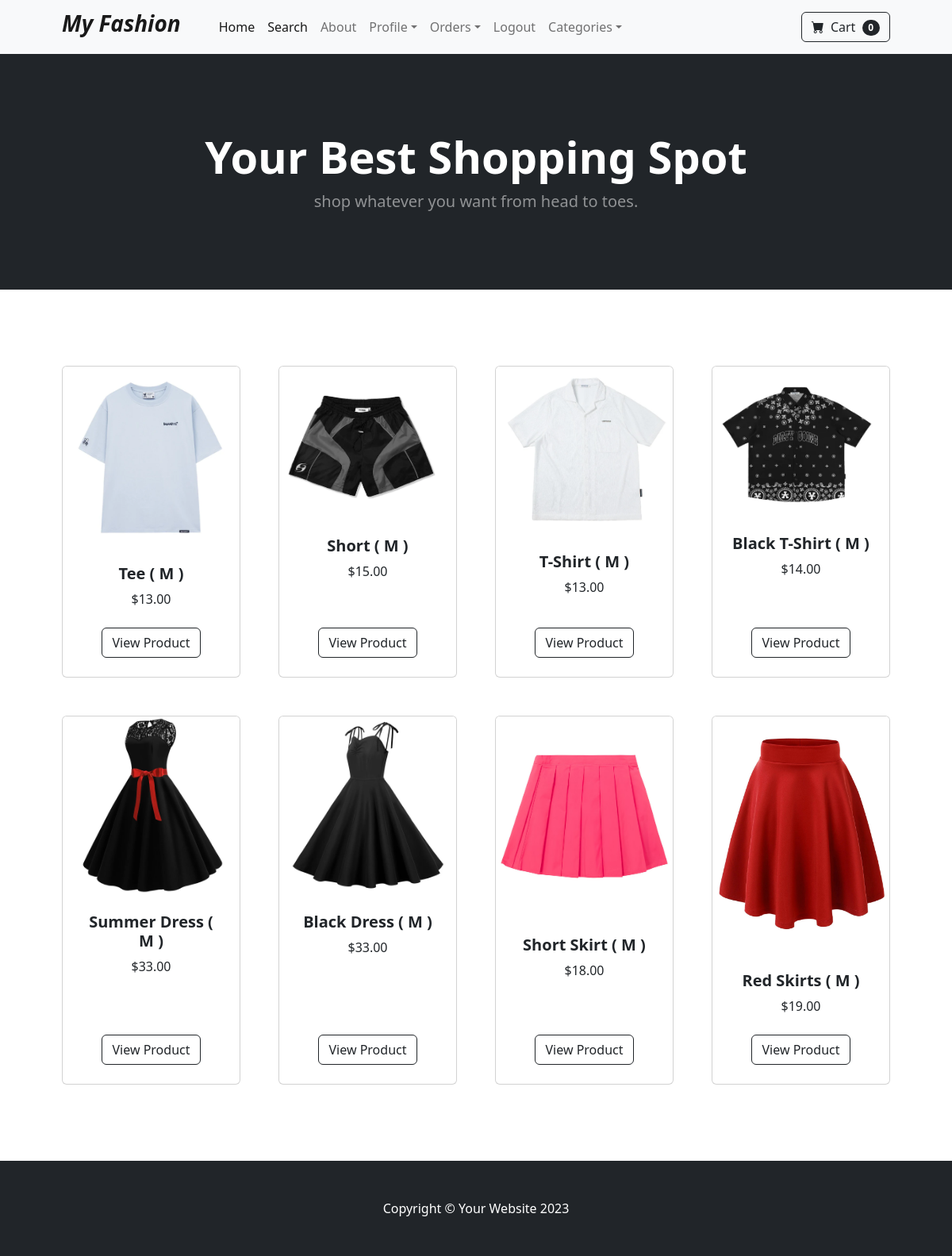
The app's page / (signed in) with its own data.
### store/models.py (models this page shows, shortened)
class Product(models.Model):
    name = models.CharField(max_length=100)
    price = models.DecimalField(default=0, decimal_places=2, max_digits=6)
    category = models.ForeignKey(Category, on_delete=models.CASCADE, default=1)
    description = models.CharField(max_length=250, default='', blank=True, null=True)
    image = models.ImageField(upload_to='upload/product/')
    is_on_sale = models.BooleanField(default=False)
    sale_price = models.DecimalField(max_digits=10, decimal_places=2, null=True, blank=True)

### store/views.py (the view)
# urls.py: path('', views.home, name='home'),
def home(request):
  products = Product.objects.all()
  return render(request, 'home.html', {'products': products})

### cart/cart.py (called while the page is built)
    def __len__(self):
        return len(self.cart)

### cart/context_processors.py (called while the page is built)
def cart(request):
    return {'cart': Cart(request)}

### store/templates/home.html
{% extends 'base.html' %} {% block content %}
<header class="bg-dark py-5">
  <div class="container px-4 px-lg-5 my-5">
    <div class="text-center text-white">
      <h1 class="display-4 fw-bolder">Your Best Shopping Spot</h1>
      <p class="lead fw-normal text-white-50 mb-0">
        shop whatever you want from head to toes.
      </p>
    </div>
  </div>
</header>
<section class="py-5">
  <div class="container px-4 px-lg-5 mt-5">
    <div
      class="row gx-4 gx-lg-5 row-cols-2 row-cols-md-3 row-cols-xl-4 justify-content-center"
    >
      {% for product in products %} {% if product.is_sale %}
      <div class="col mb-5">
        <div class="card h-100">
          <div
            class="badge bg-dark text-white position-absolute"
            style="top: 0.5rem; right: 0.5rem"
          >
            Sale
          </div>
          <img class="card-img-top" src="{{ product.image.url }}" alt="..." />
          <div class="card-body p-4">
            <div class="text-center">
              <h5 class="fw-bolder">{{ product.name }}</h5>
              <div
                class="d-flex justify-content-center small text-warning mb-2"
              >
                <div class="bi-star-fill"></div>
                &nbsp;&nbsp;Sale!&nbsp;&nbsp;
                <div class="bi-star-fill"></div>
              </div>
              <strike> ${{ product.price }} </strike>
              &nbsp; ${{ product.sale_price }}
            </div>
          </div>
          <div class="card-footer p-4 pt-0 border-top-0 bg-transparent">
            <div class="text-center">
              <a
                class="btn btn-outline-dark mt-auto"
                href="{% url 'product' product.id  %}"
                >View Product</a
              >
            </div>
          </div>
        </div>
      </div>
      {% else %}
      <div class="col mb-5">
        <div class="card h-100">
          <img class="card-img-top" src="{{ product.image.url }}" alt="..." />
          <div class="card-body p-4">
            <div class="text-center">
              <h5 class="fw-bolder">{{ product.name }}</h5>
              ${{ product.price }}
            </div>
          </div>
          <div class="card-footer p-4 pt-0 border-top-0 bg-transparent">
            <div class="text-center">
              <a
                class="btn btn-outline-dark mt-auto"
                href="{% url 'product' product.id %}"
                >View Product</a
              >
            </div>
          </div>
        </div>
      </div>
      {% endif %} {% endfor %}
    </div>
  </div>
</section>
{% endblock %}

### records on screen
Product: image (picture), name "Tee ( M )", price "13.00"
Product: image (picture), name "Short ( M )", price "15.00"
Product: image (picture), name "T-Shirt ( M )", price "13.00"
Product: image (picture), name "Black T-Shirt ( M )", price "14.00"
Product: image (picture), name "Summer Dress ( M )", price "33.00"
Product: image (picture), name "Black Dress ( M )", price "33.00"
Product: image (picture), name "Short Skirt ( M )", price "18.00"
Product: image (picture), name "Red Skirts ( M )", price "19.00"

### other values on screen
{{ cart|length }} "0"
